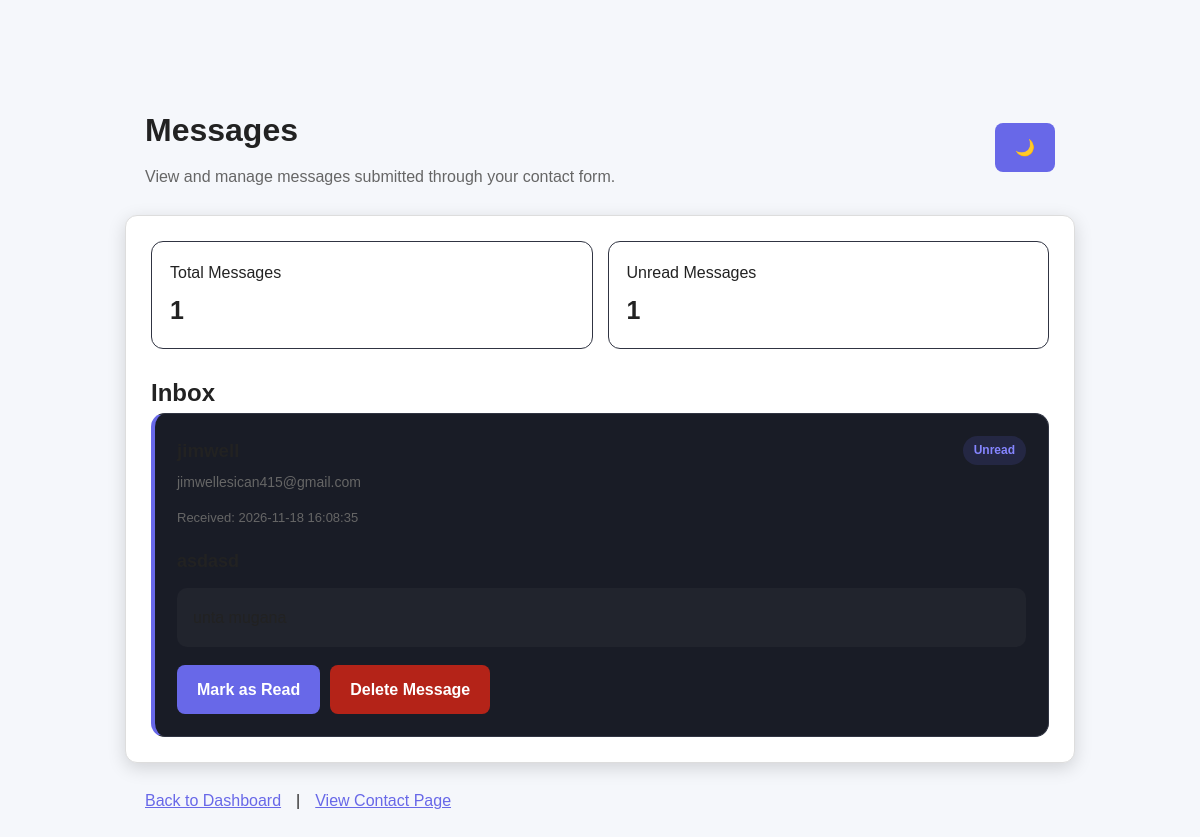
The page /admin/messages.php (signed in) on the database its author committed.
### tables this page shows
CREATE TABLE `messages` (
  `id` int(11) NOT NULL,
  `name` varchar(100) NOT NULL,
  `email` varchar(100) NOT NULL,
  `subject` varchar(150) NOT NULL,
  `message` text NOT NULL,
  `is_read` tinyint(1) DEFAULT 0,
  `created_at` timestamp NOT NULL DEFAULT current_timestamp()
);

### admin/messages.php (the view, shortened to what this page needs)
<?php
require_once __DIR__ . '/../includes/db.php';
$stmt = $pdo->query("
    SELECT * FROM messages
    ORDER BY created_at DESC
");
$messageList = $stmt->fetchAll();
$unreadCount = 0;
foreach ($messageList as $message) {
    if (!$message['is_read']) {
        $unreadCount++;
    }
}
?>
<!DOCTYPE html>
<html lang="en">
<head>
    <link rel="stylesheet" href="../css/style.css">
    <link rel="stylesheet" href="admin.css">
</head>
<body class="admin-body">
<main class="admin-page">
    <header class="admin-header">
        <div>
            <h1>Messages</h1>
            <p>View and manage messages submitted through your contact form.</p>
        </div>
        <button type="button" class="theme-toggle" aria-label="Toggle theme">
        </button>
    </header>
    <section class="admin-panel">
        <div class="messages-summary">
            <div class="messages-summary-item">
                <span>Total Messages</span>
                <strong><?= count($messageList) ?></strong>
            </div>
            <div class="messages-summary-item">
                <span>Unread Messages</span>
                <strong><?= $unreadCount ?></strong>
            </div>
        </div>
        <h2>Inbox</h2>
        <?php if (empty($messageList)): ?>
            <div class="messages-empty">
                <h3>No messages yet</h3>
                <p>Messages submitted through your contact form will appear here.</p>
            </div>
        <?php else: ?>
            <div class="messages-list">
                <?php foreach ($messageList as $message): ?>
                    <article class="message-item <?= $message['is_read'] ? 'read' : 'unread' ?>">
                        <div class="message-top">
                            <div class="message-sender">
                                <h3>
                                </h3>
                                <p>
                                    <?= htmlspecialchars($message['email'], ENT_QUOTES, 'UTF-8') ?>
                                </p>
                            </div>
                            <span class="message-status <?= $message['is_read'] ? 'read' : 'unread' ?>">
                                <?= $message['is_read'] ? 'Read' : 'Unread' ?>
                            </span>
                        </div>
                        <p class="message-date">
                            Received:
                            <?= htmlspecialchars($message['created_at'], ENT_QUOTES, 'UTF-8') ?>
                        </p>
                        <h3 class="message-subject">
                        </h3>
                        <div class="message-content">
                        </div>
                        <div class="message-actions">
                            <form method="POST" action="messages.php">
                                <button type="submit" class="admin-button">
                                    Mark as <?= $message['is_read'] ? 'Unread' : 'Read' ?>
                                </button>
                            </form>
                            <form method="POST" action="messages.php"
                                onsubmit="return confirm('Are you sure you want to delete this message?');">
                                <button type="submit" class="admin-button message-delete-button">
                                    Delete Message
                                </button>
                            </form>
                        </div>
                    </article>
                <?php endforeach; ?>
            </div>
        <?php endif; ?>
    </section>
    <div class="admin-footer-actions">
        <a href="index.php">Back to Dashboard</a>
        |
        <a href="../contact.php" target="_blank">View Contact Page</a>
    </div>
</main>
</body>
</html>

### css/style.css (style rules this page uses)
* { margin: 0; padding: 0; box-sizing: border-box; }
html { scroll-behavior: smooth; }
body { font-family: Arial, sans-serif; background: #0f1117; color: #f5f5f5; line-height: 1.6; }
.theme-toggle { border: none; background: #242837; color: white; font-size: 22px; padding: 14px 18px; border-radius: 12px; cursor: pointer; }
body:not(.dark-mode) { background: #f5f7fb; color: #222222; }
body, .header, .nav-links, .project-card, .skill-card, .resume-card, .about-card, .contact-info, .contact-form-container, .profile-card, .info-card, .quick-section, .about-statement, .footer, .theme-toggle, .nav-links a, .logo, .project-content h2, .project-content p, .skill-card h2, .skill-card p, .resume-card h2, .resume-card h3, .resume-card p, .about-card h2, .about-card p, .contact-item p, .form-group input, .form-group textarea { transition: background-color 0.5s ease, color 0.5s ease, border-color 0.5s ease, box-shadow 0.5s ease; }
.theme-toggle { transition: background-color 0.4s ease, transform 0.3s ease; }

### admin/admin.css (style rules this page uses)
.admin-body { min-height: 100vh; margin: 0; padding: 0; background: #0f1117; color: #f5f5f5; font-family: Arial, sans-serif; transition: background 0.5s ease, color 0.5s ease; }
.admin-body * { box-sizing: border-box; }
.admin-body h1, .admin-body h2, .admin-body h3, .admin-body h4 { color: #f5f5f5; }
.admin-body p, .admin-body small { color: #b8bbc8; }
.admin-body a { color: #8585ff; transition: color 0.3s ease; }
.admin-body main, .admin-body .admin-page, .admin-body .profile-admin, .admin-body .admin-container, .admin-body .admin-content, .admin-body .management-container { max-width: 1000px; width: calc(100% - 40px); margin: 40px auto; padding: 25px; }
.admin-body main h1, .admin-body .admin-page h1 { margin-top: 0; margin-bottom: 10px; }
.admin-body .admin-header { display: flex; justify-content: space-between; align-items: center; gap: 20px; flex-wrap: wrap; width: calc(100% - 40px); max-width: 1100px; margin: 40px auto 25px; padding: 0; }
.admin-body .admin-header h1 { margin: 0 0 8px; }
.admin-body .admin-header p { margin: 0; }
.admin-body .admin-card, .admin-body .admin-panel, .admin-body .form-container, .admin-body .content-card, .admin-body .management-card, .admin-body .profile-admin form, .admin-body .admin-management { background: #191c26; border: 1px solid #303442; border-radius: 12px; padding: 25px; box-shadow: 0 5px 18px rgba(0, 0, 0, 0.15); transition: background 0.5s ease, border-color 0.5s ease; }
.admin-body .admin-panel { margin-top: 20px; }
.admin-body form { display: flex; flex-direction: column; gap: 16px; }
.admin-body button, .admin-body input[type="submit"], .admin-body .admin-button, .admin-body .admin-submit-button { display: inline-block; width: fit-content; padding: 12px 20px; border: none; border-radius: 8px; background: #6868e8; color: #ffffff; font: inherit; font-weight: 600; cursor: pointer; transition: background 0.3s ease, transform 0.3s ease; }
.admin-body .admin-footer-actions { display: flex; flex-wrap: wrap; gap: 15px; width: calc(100% - 40px); max-width: 1100px; margin: 25px auto; padding: 0; }
.admin-body .theme-toggle { cursor: pointer; transition: transform 0.3s ease; }
.admin-body:not(.dark-mode) { background: #f5f7fb; color: #222222; }
.admin-body:not(.dark-mode) h1, .admin-body:not(.dark-mode) h2, .admin-body:not(.dark-mode) h3, .admin-body:not(.dark-mode) h4, .admin-body:not(.dark-mode) label { color: #222222; }
.admin-body:not(.dark-mode) p, .admin-body:not(.dark-mode) small { color: #666666; }
.admin-body:not(.dark-mode) a { color: #6868e8; }
.admin-body:not(.dark-mode) .admin-card, .admin-body:not(.dark-mode) .admin-panel, .admin-body:not(.dark-mode) .form-container, .admin-body:not(.dark-mode) .content-card, .admin-body:not(.dark-mode) .management-card, .admin-body:not(.dark-mode) .profile-admin form, .admin-body:not(.dark-mode) .admin-stat-card, .admin-body:not(.dark-mode) .admin-management { background: #ffffff; border-color: #dddddd; }

### rows shown on the page
messages: email "jimwellesican415@gmail.com", is_read "Unread", created_at "2026-11-18 16:08:35"

### other values the page prints
count($messageList) "1"
$unreadCount "1"
